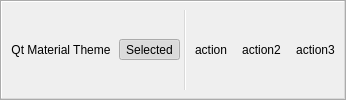
<?xml version="1.0" encoding="UTF-8"?>
<!-- QtMaterial - https://github.com/UN-GCPDS/qt-material -->
<!-- By Yeison Cardona - GCPDS -->
<ui version="4.0">
    <widget class="QToolBar" name="toolBar">
        <property name="windowTitle">
            <string>toolBar</string>
        </property>
        <property name="toolButtonStyle">
            <enum>Qt::ToolButtonTextBesideIcon</enum>
        </property>
        <attribute name="toolBarArea">
            <enum>TopToolBarArea</enum>
        </attribute>
        <attribute name="toolBarBreak">
            <bool>false</bool>
        </attribute>
        <addaction name="actionToolbar" />
        <addaction name="actionSelected" />
        <addaction name="separator" />
        <addaction name="actionaction" />
        <addaction name="actionaction2" />
        <addaction name="actionaction3" />

        <action name="actionToolbar">
            <property name="text">
                <string>Qt Material Theme</string>
            </property>
            <property name="toolTip">
                <string>Qt Material Theme</string>
            </property>
        </action>
        <action name="actionSelected">
            <property name="checkable">
                <bool>true</bool>
            </property>
            <property name="checked">
                <bool>true</bool>
            </property>
            <property name="text">
                <string>Selected</string>
            </property>
        </action>
        <action name="actionaction">
            <property name="text">
                <string>action</string>
            </property>
        </action>
        <action name="actionaction2">
            <property name="text">
                <string>action2</string>
            </property>
        </action>
        <action name="actionaction3">
            <property name="text">
                <string>action3</string>
            </property>
        </action>
    </widget>
</ui>
